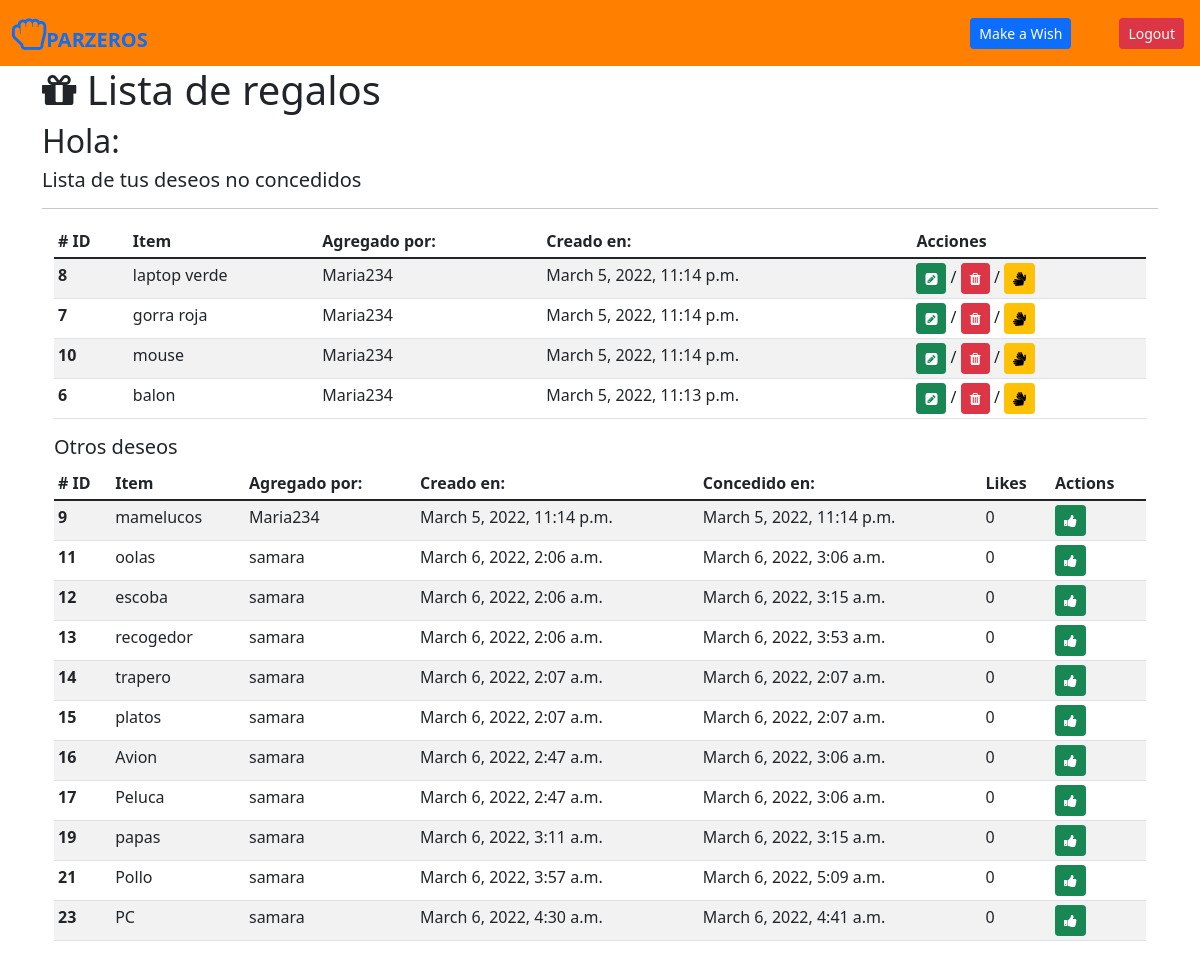
/acceso/added/4, run on the app's committed database.
### acceso/models.py (models this page shows, shortened)
class Regalo(models.Model):
    usuario = models.ForeignKey(Usuario, related_name="regalos", on_delete=models.CASCADE)
    nombregift = models.CharField(max_length=70)
    descripcion = models.CharField(max_length=30, default='vacio')
    estado = models.TextField(max_length=1, default=0)
    likes = models.IntegerField(default=0)
    created_at = models.DateTimeField(auto_now_add=True)
    updated_at = models.DateTimeField(auto_now=True)
    objects = regaloManager()

class Usuario(models.Model):
    nombre = models.CharField(max_length=45, unique=True, verbose_name="Nombre")
    username = models.CharField(max_length=45, unique=True, verbose_name="Username")
    email = models.EmailField(max_length=200, unique=True, verbose_name="Email")
    password = models.CharField(max_length=72)
    birthday = models.DateField(null=True)
    created_at = models.DateTimeField(auto_now_add=True)
    updated_at = models.DateTimeField(auto_now=True)
    objects = UsuarioManager()

### acceso/views_regalos.py (the view)
# urls.py: path('added/<int:id>', views_regalos.added , name='added'),
def added(request,id):
    if request.method == 'GET':
        contexto = {
            'listaRegalos' : Regalo.objects.filter(usuario=id).filter(estado=0).order_by("-updated_at"),
            'listaRegalostodos': Regalo.objects.all().filter(estado=1),
            }
        return render(request, 'app/index.html', contexto)

### app/templates/app/index.html (shortened to what this page needs)
{% extends "core/foundation.html" %}
{% block contenido %}
{% include 'core/menu.html' %}
<div class="container mt-6">
    <h1><i class="fa fa-gift" aria-hidden="true"></i> Lista de regalos </h1>
    <h2> Hola: {{request.session.usuario.nombre}} </h2>
    <h5> Lista de tus deseos no concedidos </h5>
    <hr>
    <div class="container m-6 table-responsive-sm">
        <table class="table table-striped table-hover table-sm">
            <thead>
            <tr>
                <th scope="col"># ID</th>
                <th scope="col">Item</th>
                <th scope="col">Agregado por:</th>
                <th scope="col">Creado en:</th>
                <th scope="col">Acciones</th>
            </tr>
            </thead>
            <tbody>
            {% for regalo in listaRegalos %}
                <tr>
                    <th scope="row">{{regalo.id}}</th>
                    <td>{{regalo.nombregift}}</td>
                    <td>{{regalo.usuario.username}}</td>
                    <td>{{regalo.created_at }}</td>
                    <td><a href="{% url 'acceso:edit' id=regalo.id %}" class="btn btn-success btn-sm"><i class="fa fa-pencil-square" aria-hidden="true"></i></a> / <a href="{% url 'acceso:borrar' id=regalo.id %}" class="btn btn-danger btn-sm"><i class="fa fa-trash" aria-hidden="true"></i></a> /  <a href="{% url 'acceso:otorgar' id=regalo.id %}" class="btn btn-warning btn-sm"><i class="fa fa-sign-language" aria-hidden="true"></i></a></td></td>
                </tr>
            {% endfor %}
            </tbody>
        </table>
    </div>
    <div class="container m-6 table-responsive-sm">
        <h5> Otros deseos </h5>
        <table class="table table-striped table-hover table-sm">
            <thead>
            <tr>
                <th scope="col"># ID</th>
                <th scope="col">Item</th>
                <th scope="col">Agregado por:</th>
                <th scope="col">Creado en:</th>
                <th scope="col">Concedido en:</th>
                <th scope="col">Likes</th>
                <th scope="col">Actions</th>
            </tr>
            </thead>
            <tbody>
            {% for regalo in listaRegalostodos %}
                <tr>
                    <th scope="row">{{regalo.id}}</th>
                    <td>{{regalo.nombregift}}</td>
                    <td>{{regalo.usuario.username}}</td>
                    <td>{{regalo.created_at }}</td>
                    <td>{{regalo.updated_at }}</td>
                    <td>{{regalo.likes }}  </td>
                    <td><a href="{% url 'acceso:like' id=regalo.id %}" class="btn btn-success btn-sm"><i class="fa fa-thumbs-up" aria-hidden="true"></i></a></td>
                </tr>
            {% endfor %}
            </tbody>
        </table>
    </div>
</div>
{% endblock %}

### data on the page
Regalo: id "8", nombregift "laptop verde", usuario.username "Maria234", created_at "March 5, 2022, 11:14 p.m."
Regalo: id "7", nombregift "gorra roja", usuario.username "Maria234", created_at "March 5, 2022, 11:14 p.m."
Regalo: id "10", nombregift "mouse", usuario.username "Maria234", created_at "March 5, 2022, 11:14 p.m."
Regalo: id "6", nombregift "balon", usuario.username "Maria234", created_at "March 5, 2022, 11:13 p.m."
Regalo: id "9", nombregift "mamelucos", usuario.username "Maria234", created_at "March 5, 2022, 11:14 p.m.", updated_at "March 5, 2022, 11:14 p.m.", likes "0"
Regalo: id "11", nombregift "oolas", usuario.username "samara", created_at "March 6, 2022, 2:06 a.m.", updated_at "March 6, 2022, 3:06 a.m.", likes "0"
Regalo: id "12", nombregift "escoba", usuario.username "samara", created_at "March 6, 2022, 2:06 a.m.", updated_at "March 6, 2022, 3:15 a.m.", likes "0"
Regalo: id "13", nombregift "recogedor", usuario.username "samara", created_at "March 6, 2022, 2:06 a.m.", updated_at "March 6, 2022, 3:53 a.m.", likes "0"
Regalo: id "14", nombregift "trapero", usuario.username "samara", created_at "March 6, 2022, 2:07 a.m.", updated_at "March 6, 2022, 2:07 a.m.", likes "0"
Regalo: id "15", nombregift "platos", usuario.username "samara", created_at "March 6, 2022, 2:07 a.m.", updated_at "March 6, 2022, 2:07 a.m.", likes "0"
Regalo: id "16", nombregift "Avion", usuario.username "samara", created_at "March 6, 2022, 2:47 a.m.", updated_at "March 6, 2022, 3:06 a.m.", likes "0"
Regalo: id "17", nombregift "Peluca", usuario.username "samara", created_at "March 6, 2022, 2:47 a.m.", updated_at "March 6, 2022, 3:06 a.m.", likes "0"
Regalo: id "19", nombregift "papas", usuario.username "samara", created_at "March 6, 2022, 3:11 a.m.", updated_at "March 6, 2022, 3:15 a.m.", likes "0"
Regalo: id "21", nombregift "Pollo", usuario.username "samara", created_at "March 6, 2022, 3:57 a.m.", updated_at "March 6, 2022, 5:09 a.m.", likes "0"
Regalo: id "23", nombregift "PC", usuario.username "samara", created_at "March 6, 2022, 4:30 a.m.", updated_at "March 6, 2022, 4:41 a.m.", likes "0"
